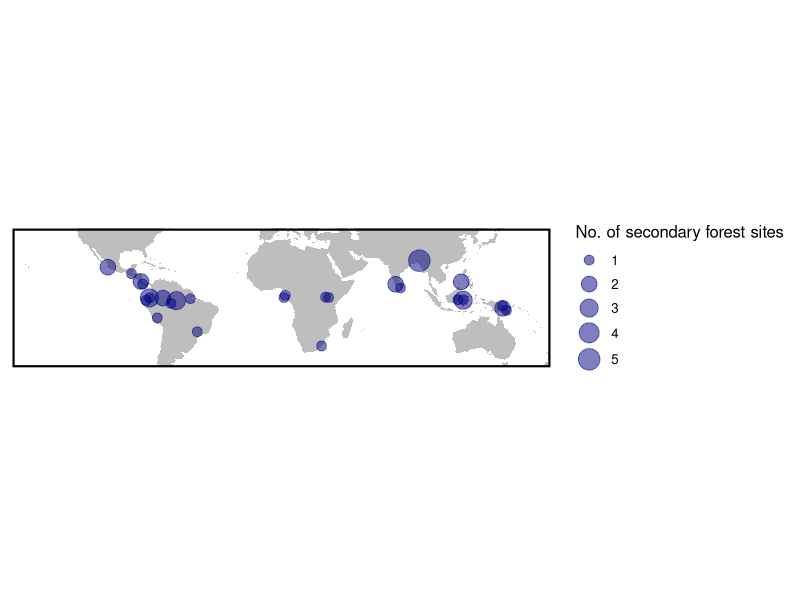
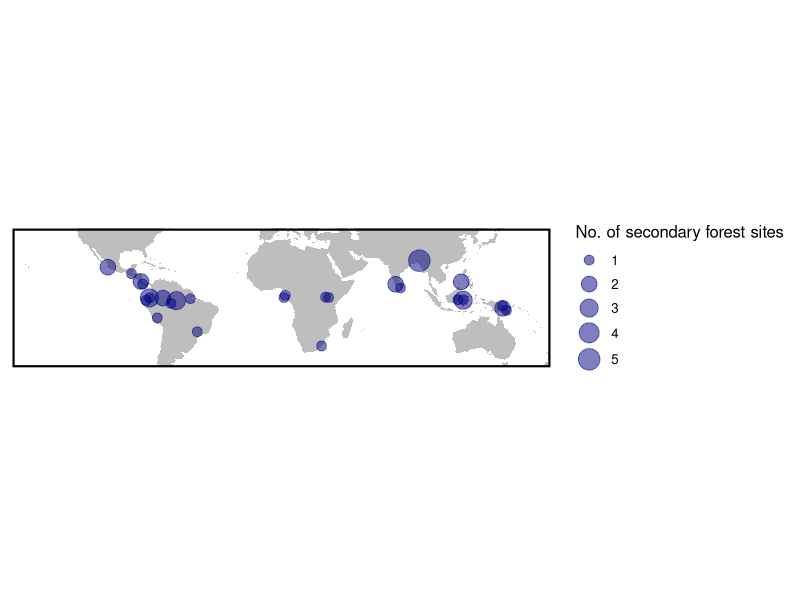
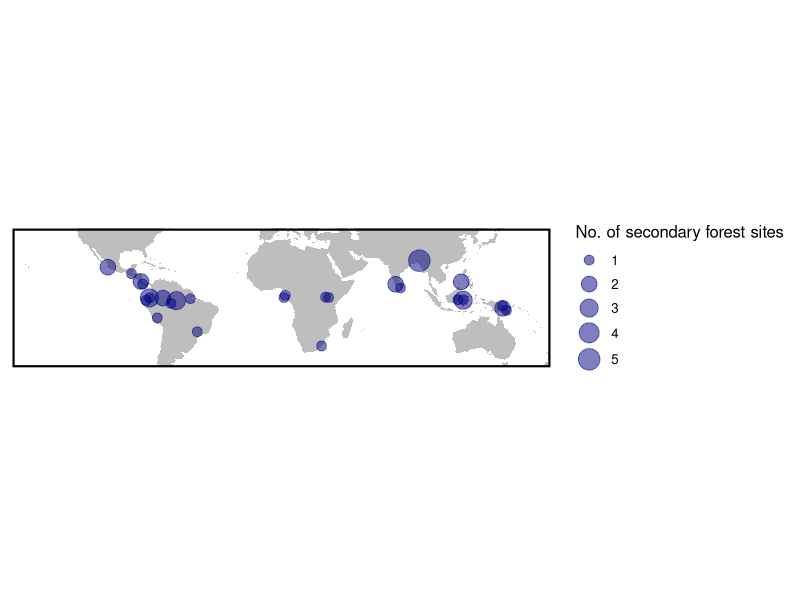

Write R code to recreate these figures, in order.
# map using ggplot
install.packages("maps")
install.packages("ggplot2")

library(ggplot2)
library(maps)
site_data<-read.csv("Data/Site Locations.csv",header=T)

theme_set(theme_bw(base_size=12))
world<-map_data("world")
p1<- ggplot()
p2<- p1 + geom_polygon( data=world, aes(x=long, y=lat, group = group),fill="grey")#Create a base plot
p3 <- p2 + geom_point( data=site_data, aes(x=long, y=lat, size =Secondary.Sites), color="navyblue",alpha=0.5) + scale_size(name="No. of secondary forest sites",range=c(3,7))
p4<- p3 + coord_equal(xlim = c(-150,160),ylim=c(-40,40))
p5 <- p4 + theme(legend.title = element_text()) + theme(legend.text = element_text())
p6<-p5+theme(panel.grid.major = element_blank(),
        panel.grid.minor = element_blank(),
        panel.border = element_rect(size=1.5,colour="black",fill=NA),
        axis.text.x=element_blank(),
        axis.text.y=element_blank(),
        axis.ticks=element_blank(),
        axis.title.x=element_blank(),
        axis.title.y=element_blank())
p6


ggsave(filename = "Figures/Study_locations.pdf",width = 8,height=4,units='in',dpi=400)
ggsave(filename = "Figures/Study_locations.png",width = 8,height=4,units='in',dpi=400)
